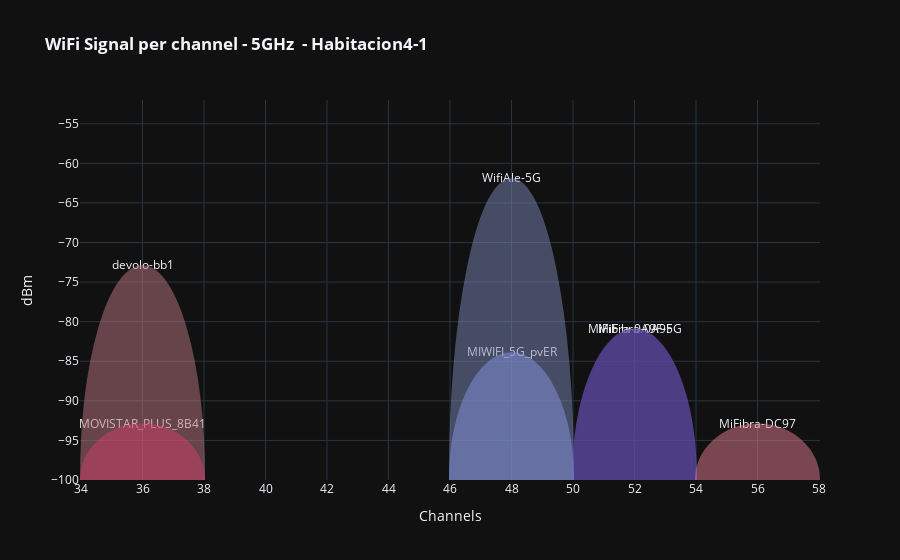

Notebook code cell kept with this figure:
### Code cell
# Create figure
fig = go.Figure()

# Create scatter trace of text labels
fig.add_trace(go.Scatter(
    x=zone1_1_5G.Channel,
    y=zone1_1_5G.dBm_Signal,
    text=zone1_1_5G.SSID,
    mode='text',
))

# Add shapes
i = 0
for row in zone1_1_5G.itertuples() :
    i += 1
    fig.add_shape(
        type='circle',
        name=row.SSID,
        xref='x',
        yref='y',
        x0=row.Channel-2,
        y0=-row.dBm_Signal-200,
        x1=row.Channel+2,
        y1=row.dBm_Signal,
        opacity=0.5,
        fillcolor=colors2[i%len(colors2)],
        line_color=colors2[i%len(colors2)]
    )

fig.update_layout(
    title='<b>WiFi Signal per channel - 5GHz  - Habitacion4-1',
    yaxis=dict(
        title='dBm',
        range = (-100,zone1_1_5G.dBm_Signal.max()+10)
    ),
    xaxis=dict(
        title='Channels',
        nticks=17
    )
)
fig.show()

### Figure 1 — Plotly figure (JSON) as saved in the notebook; plotly's stock layout.template omitted (floating-point values rounded to 4 significant figures)
{"data": [{"mode": "text", "text": ["WifiAle-5G", "devolo-bb1", "MiFibra-0A9F-5G", "MiFibra-0A9F", "MIWIFI_5G_pvER", "MiFibra-DC97", "MOVISTAR_PLUS_8B41"], "type": "scatter", "x": [48, 36, 52, 52, 48, 56, 36], "y": [-62, -73, -81, -81, -84, -93, -93]}], "layout": {"shapes": [{"fillcolor": "#7d87b9", "line": {"color": "#7d87b9"}, "name": "WifiAle-5G", "opacity": 0.5, "type": "circle", "x0": 46, "x1": 50, "xref": "x", "y0": -138, "y1": -62, "yref": "y"}, {"fillcolor": "#bb7784", "line": {"color": "#bb7784"}, "name": "devolo-bb1", "opacity": 0.5, "type": "circle", "x0": 34, "x1": 38, "xref": "x", "y0": -127, "y1": -73, "yref": "y"}, {"fillcolor": "#8e063b", "line": {"color": "#8e063b"}, "name": "MiFibra-0A9F-5G", "opacity": 0.5, "type": "circle", "x0": 50, "x1": 54, "xref": "x", "y0": -119, "y1": -81, "yref": "y"}, {"fillcolor": "#4a6fe3", "line": {"color": "#4a6fe3"}, "name": "MiFibra-0A9F", "opacity": 0.5, "type": "circle", "x0": 50, "x1": 54, "xref": "x", "y0": -119, "y1": -81, "yref": "y"}, {"fillcolor": "#8595e1", "line": {"color": "#8595e1"}, "name": "MIWIFI_5G_pvER", "opacity": 0.5, "type": "circle", "x0": 46, "x1": 50, "xref": "x", "y0": -116, "y1": -84, "yref": "y"}, {"fillcolor": "#e07b91", "line": {"color": "#e07b91"}, "name": "MiFibra-DC97", "opacity": 0.5, "type": "circle", "x0": 54, "x1": 58, "xref": "x", "y0": -107, "y1": -93, "yref": "y"}, {"fillcolor": "#d33f6a", "line": {"color": "#d33f6a"}, "name": "MOVISTAR_PLUS_8B41", "opacity": 0.5, "type": "circle", "x0": 34, "x1": 38, "xref": "x", "y0": -107, "y1": -93, "yref": "y"}], "title": {"text": "<b>WiFi Signal per channel - 5GHz  - Habitacion4-1"}, "xaxis": {"nticks": 17, "title": {"text": "Channels"}}, "yaxis": {"range": [-100, -52], "title": {"text": "dBm"}}}}
